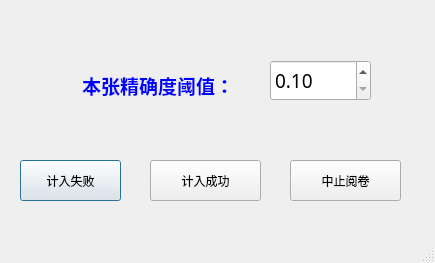
<?xml version="1.0" encoding="UTF-8"?>
<ui version="4.0">
 <class>Dialog</class>
 <widget class="QDialog" name="Dialog">
  <property name="geometry">
   <rect>
    <x>0</x>
    <y>0</y>
    <width>435</width>
    <height>263</height>
   </rect>
  </property>
  <property name="windowTitle">
   <string>阈值调节</string>
  </property>
  <property name="sizeGripEnabled">
   <bool>true</bool>
  </property>
  <widget class="QLabel" name="label_1">
   <property name="geometry">
    <rect>
     <x>82</x>
     <y>60</y>
     <width>181</width>
     <height>51</height>
    </rect>
   </property>
   <property name="text">
    <string>&lt;html&gt;&lt;head/&gt;&lt;body&gt;&lt;p&gt;&lt;span style=&quot; font-size:14pt; font-weight:600; color:#0000ff;&quot;&gt;本张精确度阈值：&lt;/span&gt;&lt;/p&gt;&lt;/body&gt;&lt;/html&gt;</string>
   </property>
  </widget>
  <widget class="QDoubleSpinBox" name="doubleSpinBox">
   <property name="geometry">
    <rect>
     <x>270</x>
     <y>60</y>
     <width>101</width>
     <height>41</height>
    </rect>
   </property>
   <property name="font">
    <font>
     <family>宋体</family>
     <pointsize>14</pointsize>
    </font>
   </property>
   <property name="decimals">
    <number>2</number>
   </property>
   <property name="minimum">
    <double>0.100000000000000</double>
   </property>
   <property name="maximum">
    <double>1.000000000000000</double>
   </property>
   <property name="singleStep">
    <double>0.010000000000000</double>
   </property>
   <property name="value">
    <double>0.100000000000000</double>
   </property>
  </widget>
  <widget class="QPushButton" name="pushButton_1">
   <property name="geometry">
    <rect>
     <x>20</x>
     <y>160</y>
     <width>101</width>
     <height>41</height>
    </rect>
   </property>
   <property name="text">
    <string>计入失败</string>
   </property>
  </widget>
  <widget class="QPushButton" name="pushButton_2">
   <property name="geometry">
    <rect>
     <x>150</x>
     <y>160</y>
     <width>111</width>
     <height>41</height>
    </rect>
   </property>
   <property name="text">
    <string>计入成功</string>
   </property>
  </widget>
  <widget class="QPushButton" name="pushButton_3">
   <property name="geometry">
    <rect>
     <x>290</x>
     <y>160</y>
     <width>111</width>
     <height>41</height>
    </rect>
   </property>
   <property name="text">
    <string>中止阅卷</string>
   </property>
  </widget>
 </widget>
 <tabstops>
  <tabstop>doubleSpinBox</tabstop>
  <tabstop>pushButton_2</tabstop>
  <tabstop>pushButton_1</tabstop>
 </tabstops>
 <resources/>
 <connections/>
</ui>
